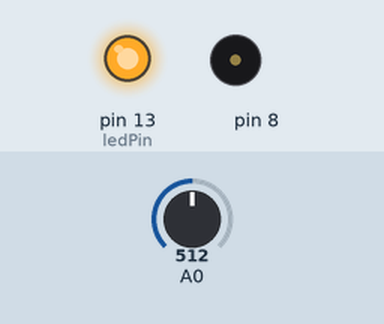
A sketch run on a simulated Arduino Uno, built with avr-gcc and run on an emulated ATmega328P. On the bench: output pins drawn as LEDs (lit = HIGH), buzzer (waves = sounding). The inputs (shaded band) are chosen by the test bench; at power-on: A0 = 512.

Above: at 0.1 s.
At 5.1 s:
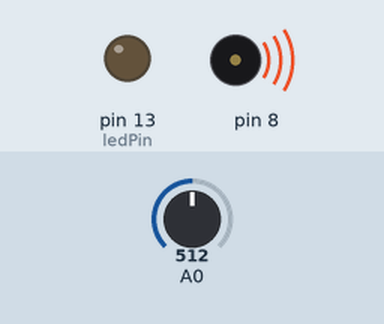
Timing chart, 0 to 6.6 s (numbered marks = the images above):
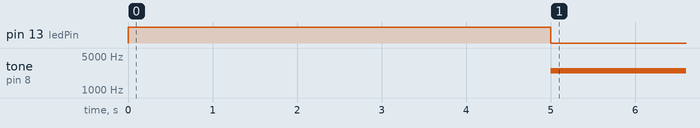

The sketch:

Program.ino
```cpp
int sensorValue;
int sensorLow = 1023;
int sensorHigh = 0;

const int ledPin = 13;

// #define LOGS

#ifdef LOGS
constexpr int logBufferSize = 256;
char logBuffer[logBufferSize];
#endif

void setup() {
  pinMode(ledPin, OUTPUT);
  digitalWrite(ledPin, HIGH);
#ifdef LOGS
  Serial.begin(9600);
#endif

  while(millis() < 5000) {
    sensorValue = analogRead(A0);
    if (sensorValue > sensorHigh) {
      sensorHigh = sensorValue;
    }
    if (sensorValue < sensorLow) {
      sensorLow = sensorValue;
    }
  }
#ifdef LOGS
  sprintf(logBuffer, "Sensor high is: %i \t sensor low is: %i", sensorHigh, sensorLow);
  Serial.println(logBuffer);
  delay(1000);
#endif
  digitalWrite(ledPin, LOW);
}

void loop() {
  sensorValue = analogRead(A0);
  int pitch = map(sensorValue, sensorLow, sensorHigh, 2500, 50);
#ifdef LOGS
  sprintf(logBuffer, "Sensor value is: %i \t pitch value is: %i", sensorValue, pitch);
  Serial.println(logBuffer);
#endif

  tone(8, pitch, 20);
  delay(10);
}
```

Measured:
- by itself, tone on pin 8: silent → 2499 Hz at 5.0 s
